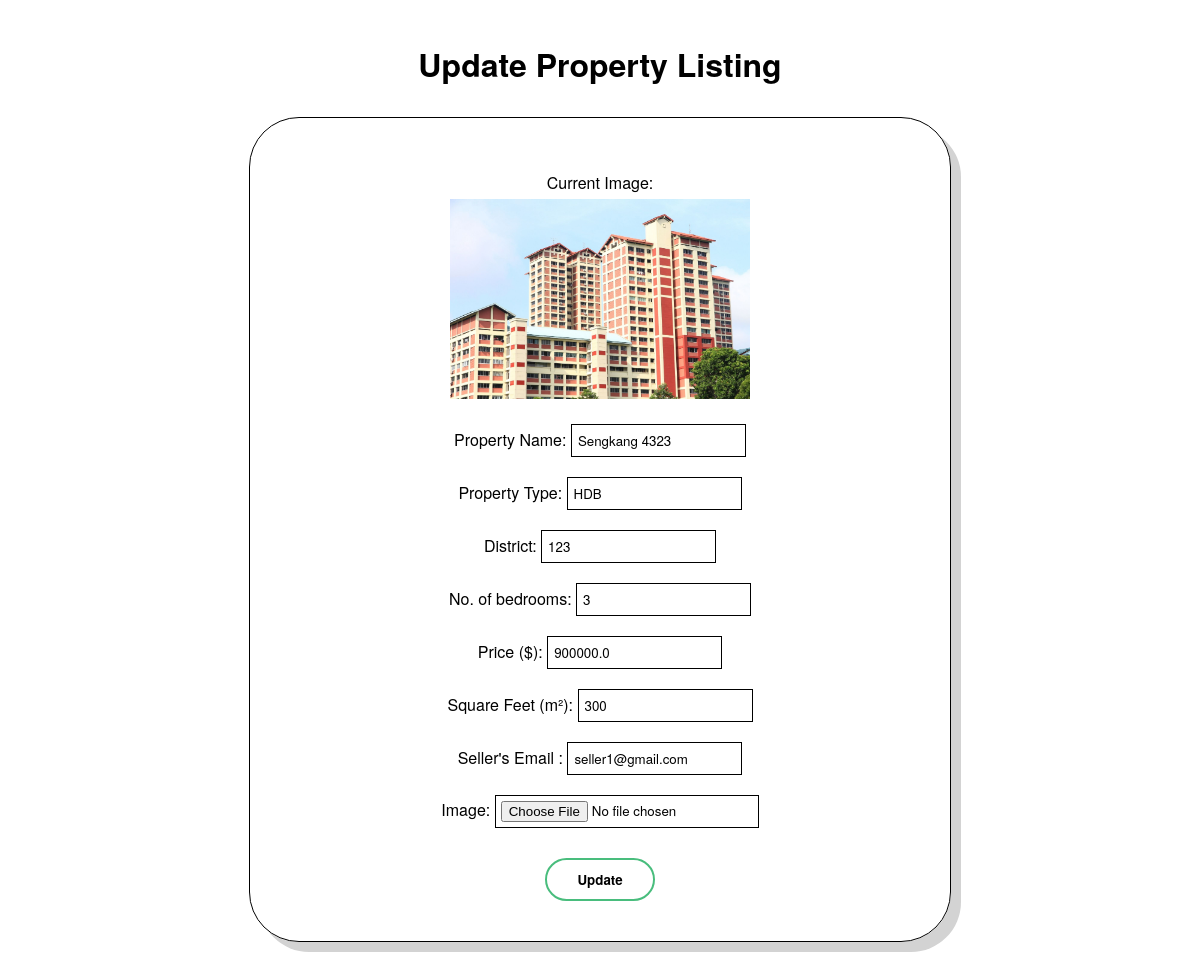
The page /update_property/5/ on the database as committed earlier.
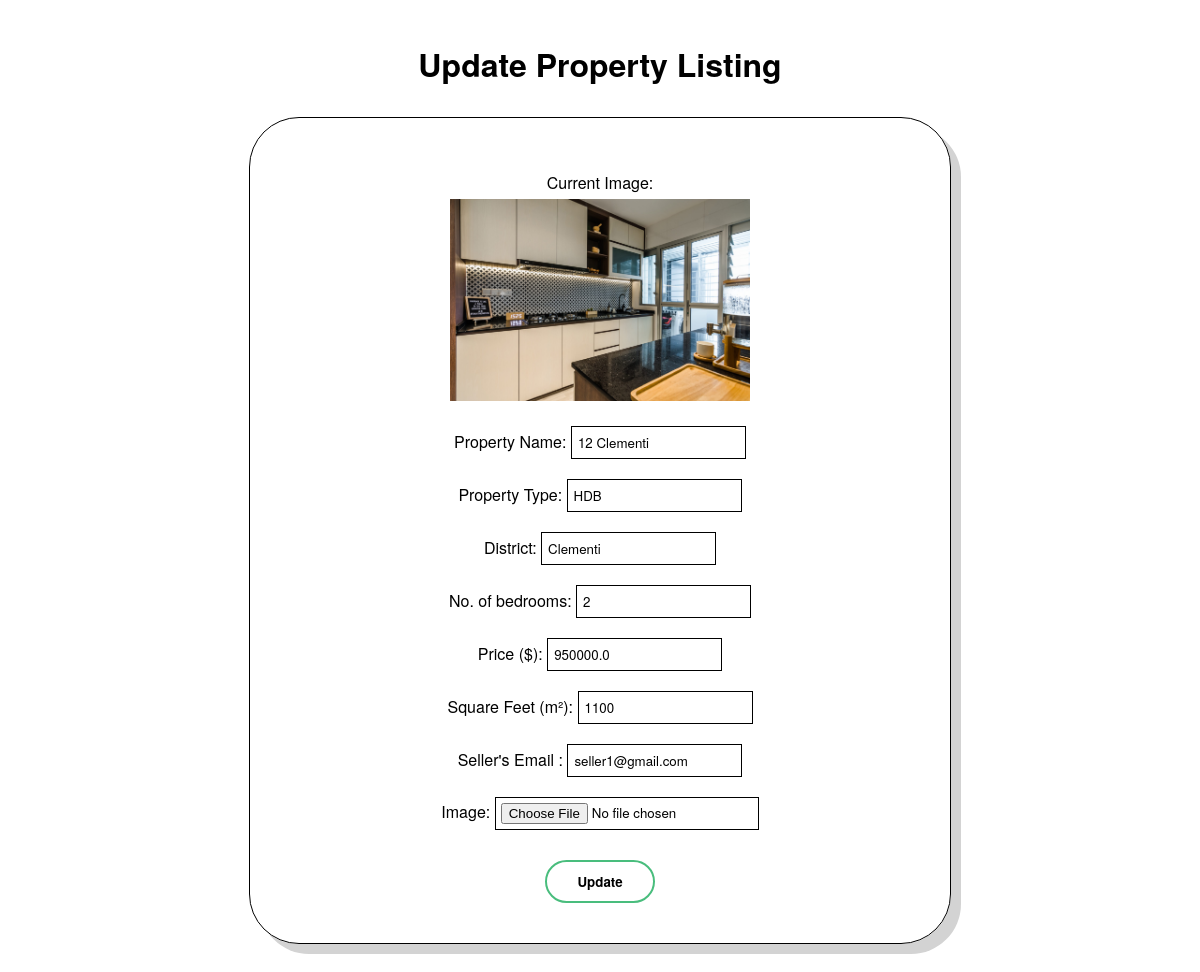
The same page on the database as committed later.
### app/entity/models.py (models this page shows, shortened)
class Property(Base):
    __tablename__ = "Property"
    ID = Column(Integer, primary_key=True)
    user_id = Column(Integer)
    propertyname = Column(String)
    propertytype = Column(String)
    district = Column(String)
    bedroom_no = Column(Integer)
    price = Column(Float)
    psf = Column(Integer)
    selleremail = Column(String)
    listing_date = Column(Date)
    date_sold = Column(Date)
    image_url = Column(String)
    sold = Column(Boolean)
    view_count = Column(Integer, default=0)
    saves = Column(Integer, default=0)
    def get_property_by_id(id):
        property = session.query(Property).filter_by(ID=id).first()
        return property

### app/boundary/propertyBoundary.py (the view, shortened to what this page needs)
    @propBP.route('/update_property/<int:id>/', methods=['GET', 'POST'])
    def update_property(id):
        result = loginController.dashboard()
        user = result.get('user')
        property = updatePropertyController().REA_getProperty(id)
        return render_template('REAgent/update_property.html', property=property, user=user)

### app/control/loginController.py (called while the page is built)
    def dashboard():
        if 'user_id' in session:
            user_id = session['user_id']
            user = User.dashboard(user_id)
            if user:
                return {'template': '/login/dashboard.html', 'user': user}
        return {'redirect': '/login'}

### app/control/propertyController.py (called while the page is built)
    def REA_getProperty(self, id):
        try:
            property = Property.get_property_by_id(id)
            return property
        except Exception as e:
            print("Error retrieving property:", str(e))

### app/templates/REAgent/update_property.html (shortened to what this page needs)
<!DOCTYPE html>
<html lang="en">
<head>
</head>
<body>
  <h1> Update Property Listing </h1>
  <div class="form-container">
    <br>
    Current Image:<br>
    <img src="{{ url_for('static', filename=property.image_url.replace('static/', '')) }}" alt="{{ property.propertyname }} image" class="property-image"><br>
    <form id="propertyForm" enctype="multipart/form-data" method="POST" action="{{ url_for('propRoutes.update_property', id=property.ID) }}">
      <div class="form-group">
        <label for="propertyname">Property Name:</label>
        <input type="text" id="propertyname" name="propertyname" class="form-control"  value="{{ property.propertyname }}">
      </div>
      <div class="form-group">
        <label for="propertytype">Property Type:</label>
        <input type="text" id="propertytype" name="propertytype" class="form-control" value="{{ property.propertytype }}">
      </div>
      <div class="form-group">
        <label for="district">District:</label>
        <input type="text" id="district" name="district" class="form-control" value="{{ property.district }}">
      </div>
      <div class="form-group">
        <label for="bedroom_no">No. of bedrooms:</label>
        <input type="text" id="bedroom_no" name="bedroom_no" class="form-control" value="{{ property.bedroom_no }}">
      </div>
      <div class="form-group">
        <label for="price">Price ($):</label>
        <input type="text" id="price" name="price" class="form-control" value="{{ property.price }}">
      </div>
      <div class="form-group">
        <label for="psf">Square Feet (m²):</label>
        <input type="text" id="psf" name="psf" class="form-control" value="{{ property.psf }}">
      </div>
      <div class="form-group">
        <label for="selleremail">Seller's Email :</label>
        <input type="text" id="selleremail" name="selleremail" class="form-control" value="{{ property.selleremail }}">
      </div>
      <div class="form-group">
        <label for="image_url">Image:</label>
        <input type="file" id="image_url" name="image_url" class="form-control-image">
      </div>
      <button type="submit" class="btn btn-primary">Update</button>
    </form>
  </div>
</body>
</html>

Rows that differ between the two databases and show on the page:
changed Property "HDB": image_url: a different picture; propertyname "Sengkang 4323" → "12 Clementi"; district "123" → "Clementi"; bedroom_no "3" → "2"; price "900000.0" → "950000.0"; psf "300" → "1100"
